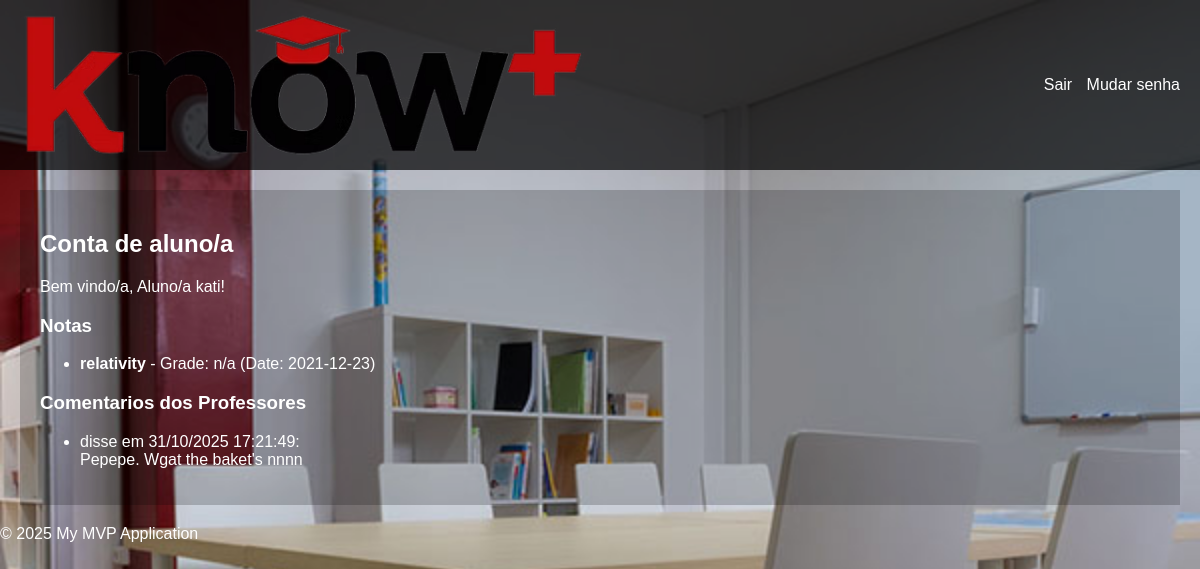
/student (signed in), run on the app's committed database.
### models.py (models this page shows, shortened)
class User(db.Model, UserMixin):
    id = db.Column(db.Integer, primary_key=True)
    username = db.Column(db.String(80), unique=True, nullable=False)
    password_hash = db.Column(db.String(128))
    user_type = db.Column(db.Enum(UserType), nullable=False)  # Using UserType enum for role
    @property
    def is_authenticated(self):
        return True

class Grade(db.Model):
    id = db.Column(db.Integer, primary_key=True)
    student_id = db.Column(db.Integer, db.ForeignKey('user.id', ondelete='CASCADE'), nullable=False)
    date = db.Column(db.String(20), nullable=False)  # e.g., "2023-11-15"
    subject = db.Column(db.String(100), nullable=False)
    grade = db.Column(db.String(10), nullable=False)  # e.g., "A", "B+", "90/100"
    timestamp = db.Column(db.DateTime, default=datetime.utcnow)
    student = db.relationship(
        'User',
        foreign_keys=[student_id],
        backref=db.backref('grades', cascade='all, delete-orphan')
    )

class Comment(db.Model):
    id = db.Column(db.Integer, primary_key=True)
    teacher_id = db.Column(db.Integer, db.ForeignKey('user.id', ondelete='CASCADE'), nullable=False)
    student_id = db.Column(db.Integer, db.ForeignKey('user.id', ondelete='CASCADE'), nullable=False)
    content = db.Column(db.Text, nullable=False)
    timestamp = db.Column(db.DateTime, default=datetime.utcnow)
    teacher = db.relationship('User', foreign_keys=[teacher_id])
    student = db.relationship('User', foreign_keys=[student_id])

### app.py (the view)
@app.route('/student')
@login_required
def student_home():
    if current_user.user_type != UserType.STUDENT:
        return 'Unauthorized', 403
    teacher_comments = Comment.query.filter_by(student_id=current_user.id).order_by(Comment.timestamp.desc()).all()
    return render_template('student_home.html', teacher_comments=teacher_comments)

### app.py (called while the page is built)
@login_manager.user_loader
def load_user(user_id):
    return User.query.get(int(user_id))  # Load from the unified User model

### templates/student_home.html (shortened to what this page needs)
{% extends 'base.html' %}
{% block content %}
<div class="teacher_student_container">
    <h2>Conta de aluno/a</h2>
    {% if admin_view %}
    <div class="alert alert-info" role="alert">
        You are viewing this page as Administrator.
    </div>
    <p>Viewing Student Page: <strong>{{ student.username }}</strong></p> {# Added student username display for admin
    view #}
    {% else %}
    <p>Bem vindo/a, Aluno/a {{ current_user.username }}!</p>
    {% endif %}
    <h3>Notas</h3>
    <ul class="list-group">
        {% if admin_view %}
        {% for grade in student.grades %}
        <li class="list-group-item">
            <strong>{{ grade.subject }}</strong> - Grade: {{ grade.grade }} (Date: {{ grade.date }})
        </li>
        {% else %}
        <li class="list-group-item">No grades yet.</li>
        {% endfor %}
        {% else %}
        {% for grade in current_user.grades %}
        <li class="list-group-item">
            <strong>{{ grade.subject }}</strong> - Grade: {{ grade.grade }} (Date: {{ grade.date }})
        </li>
        {% else %}
        <li class="list-group-item">No grades yet.</li>
        {% endfor %}
        {% endif %}
    </ul>
    <h3>Comentarios dos Professores</h3>
    <ul class="list-group">
        {% for comment in teacher_comments %}
        <li class="list-group-item">
            <strong>{{ comment.teacher.username }}</strong> disse em {{ comment.timestamp.replace(microsecond=0).strftime('%d/%m/%Y %H:%M:%S') }}:
            <br>
            {{ comment.content }}
        </li>
        {% else %}
        <li class="list-group-item">Ainda não há comentários.</li>
        {% endfor %}
    </ul>
</div>
{% endblock %}

### static/css/style.css (style rules this page uses)
body { font-family: sans-serif; margin: 0; padding: 0; color: white; }
.teacher_student_container { padding: 20px; margin: 20px; background-color: rgba(0, 0, 0, 0.2); }

### data on the page
User: username "kati"
Grade: subject "relativity", grade "n/a", date "2021-12-23"
Comment: timestamp.replace "31/10/2025 17:21:49", content "Pepepe. Wgat the baket's nnnn"
